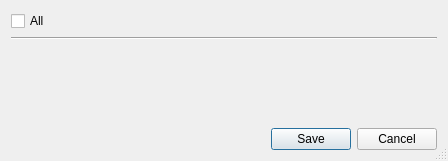
<?xml version="1.0" encoding="UTF-8"?>
<ui version="4.0">
 <class>DialogSaveUserData</class>
 <widget class="QDialog" name="DialogSaveUserData">
  <property name="geometry">
   <rect>
    <x>0</x>
    <y>0</y>
    <width>448</width>
    <height>161</height>
   </rect>
  </property>
  <property name="windowTitle">
   <string>Save User Data</string>
  </property>
  <property name="sizeGripEnabled">
   <bool>true</bool>
  </property>
  <layout class="QVBoxLayout" name="verticalLayout">
   <item>
    <widget class="QCheckBox" name="cbAll">
     <property name="text">
      <string>All</string>
     </property>
     <property name="tristate">
      <bool>true</bool>
     </property>
    </widget>
   </item>
   <item>
    <widget class="Line" name="line">
     <property name="orientation">
      <enum>Qt::Orientation::Horizontal</enum>
     </property>
    </widget>
   </item>
   <item>
    <widget class="QScrollArea" name="scrollArea">
     <property name="frameShape">
      <enum>QFrame::Shape::NoFrame</enum>
     </property>
     <property name="widgetResizable">
      <bool>true</bool>
     </property>
     <widget class="QWidget" name="rows">
      <property name="geometry">
       <rect>
        <x>0</x>
        <y>0</y>
        <width>430</width>
        <height>78</height>
       </rect>
      </property>
      <layout class="QVBoxLayout" name="rowsLayout">
       <property name="leftMargin">
        <number>0</number>
       </property>
       <property name="topMargin">
        <number>0</number>
       </property>
       <property name="rightMargin">
        <number>0</number>
       </property>
       <property name="bottomMargin">
        <number>0</number>
       </property>
      </layout>
     </widget>
    </widget>
   </item>
   <item>
    <widget class="QDialogButtonBox" name="buttonBox">
     <property name="orientation">
      <enum>Qt::Orientation::Horizontal</enum>
     </property>
     <property name="standardButtons">
      <set>QDialogButtonBox::StandardButton::Cancel|QDialogButtonBox::StandardButton::Save</set>
     </property>
    </widget>
   </item>
  </layout>
 </widget>
 <resources/>
 <connections>
  <connection>
   <sender>buttonBox</sender>
   <signal>rejected()</signal>
   <receiver>DialogSaveUserData</receiver>
   <slot>reject()</slot>
   <hints>
    <hint type="sourcelabel">
     <x>229</x>
     <y>359</y>
    </hint>
    <hint type="destinationlabel">
     <x>229</x>
     <y>189</y>
    </hint>
   </hints>
  </connection>
 </connections>
</ui>
